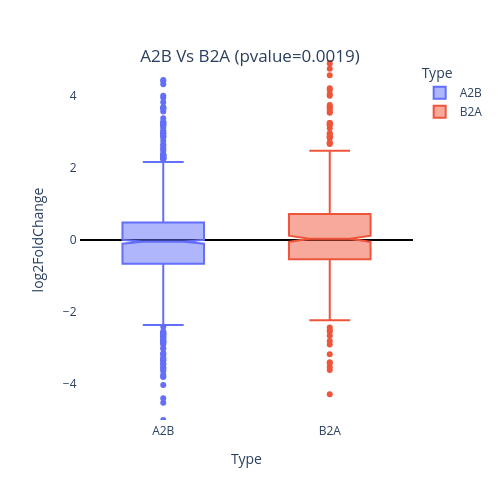

Notebook code cell kept with this figure:
### Code cell
import plotly.express as px
import plotly.io as pio
import numpy as np

fig = px.box(df_p1, 
             x="Type",
             y="log2FoldChange", 
             color="Type",
             notched=True
            )

fig.update_layout(
    width=500,
    height=500,
    paper_bgcolor='white',
    plot_bgcolor='white'
)

# 添加标题，并设置标题的位置
fig.update_layout(
    title={
        'text': "A2B Vs B2A (pvalue=0.0019)",
        'y': 0.9,
        'x': 0.5,
        'xanchor': 'center',
        'yanchor': 'top'
    }
)

# 添加坐标轴，并设置坐标轴线为实线
fig.update_layout(
    xaxis=dict(
        showline=True,
        showgrid=True,
        zeroline=True,
        zerolinewidth=2,
        zerolinecolor='#000000'
    ),
    yaxis=dict(
        showline=True,
        showgrid=True,
        zeroline=True,
        zerolinewidth=2,
        zerolinecolor='#000000'
    )
)
fig.update_yaxes(range=[-5, 5])

# 将图像保存为PDF文件
pio.write_image(fig, 'ABboxplot.pdf')
fig.show()

### Figure 1 — Plotly figure (JSON) as saved in the notebook; plotly's stock layout.template omitted (floating-point values rounded to 4 significant figures; data arrays with more than 128 entries replaced by an {"elided": "..."} marker saying what was removed)
{"data": [{"alignmentgroup": "True", "hovertemplate": "Type=%{x}<br>log2FoldChange=%{y}<extra></extra>", "legendgroup": "A2B", "marker": {"color": "#636efa"}, "name": "A2B", "notched": true, "offsetgroup": "A2B", "orientation": "v", "showlegend": true, "type": "box", "x": {"elided": "1684 str values"}, "x0": " ", "xaxis": "x", "y": {"elided": "1684 float values"}, "y0": " ", "yaxis": "y"}, {"alignmentgroup": "True", "hovertemplate": "Type=%{x}<br>log2FoldChange=%{y}<extra></extra>", "legendgroup": "B2A", "marker": {"color": "#EF553B"}, "name": "B2A", "notched": true, "offsetgroup": "B2A", "orientation": "v", "showlegend": true, "type": "box", "x": {"elided": "1684 str values"}, "x0": " ", "xaxis": "x", "y": {"elided": "1684 float values"}, "y0": " ", "yaxis": "y"}], "layout": {"boxmode": "overlay", "height": 500, "legend": {"title": {"text": "Type"}, "tracegroupgap": 0}, "margin": {"t": 60}, "paper_bgcolor": "white", "plot_bgcolor": "white", "title": {"text": "A2B Vs B2A (pvalue=0.0019)", "x": 0.5, "xanchor": "center", "y": 0.9, "yanchor": "top"}, "width": 500, "xaxis": {"anchor": "y", "categoryarray": ["A2B", "B2A"], "categoryorder": "array", "domain": [0, 1], "showgrid": true, "showline": true, "title": {"text": "Type"}, "zeroline": true, "zerolinecolor": "#000000", "zerolinewidth": 2}, "yaxis": {"anchor": "x", "domain": [0, 1], "range": [-5, 5], "showgrid": true, "showline": true, "title": {"text": "log2FoldChange"}, "zeroline": true, "zerolinecolor": "#000000", "zerolinewidth": 2}}}
